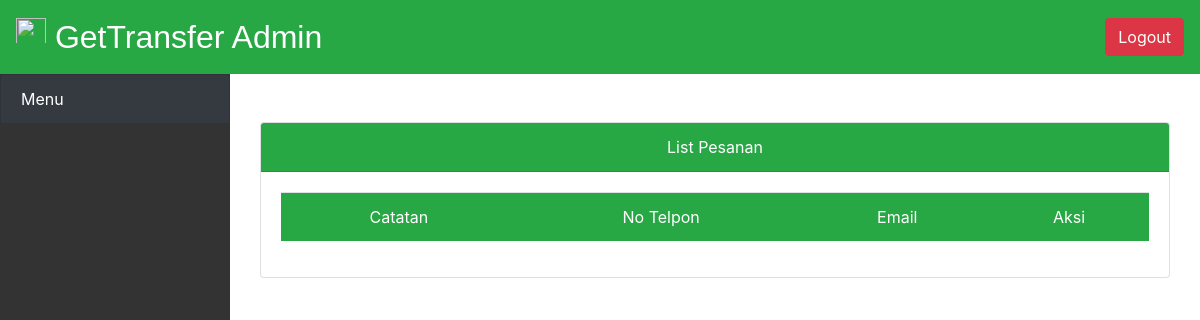
/admin/cek_pesanan.php, run on an earlier commit of the app's database.
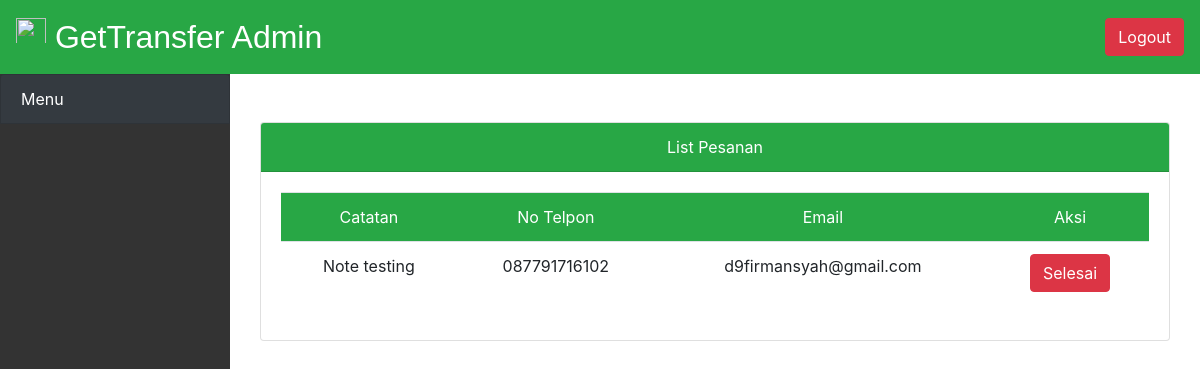
And on a later commit of the database.
### tables this page shows
CREATE TABLE `pesan` (
  `id_pesan` int(11) NOT NULL,
  `jemput` varchar(255) NOT NULL,
  `antar` varchar(255) NOT NULL,
  `waktu` datetime NOT NULL,
  `price` decimal(10,0) NOT NULL,
  `note` varchar(100) NOT NULL,
  `no_telp` varchar(14) NOT NULL,
  `email` varchar(100) NOT NULL
);

### config/functions.php (called while the page is built, shortened)
<?php
class functions {
	public $conn;
	public function __construct()
	{
		$this->conn = mysqli_connect("localhost","root","","db_rentalmobil");
		$this->baseurl = "http://localhost/get-transfer/";
	}
	public function query($query)
	{
		$get = mysqli_query($this->conn, $query);
		while ( $row = mysqli_fetch_assoc($get) ) {
			$rows[] = $row;
		}
		return $rows;
	}
	public function num_rows($query)
	{
		$get = mysqli_query($this->conn, $query);
		return mysqli_num_rows($get);
	}
	public function pesan_get($id_pesan = null)
	{
		if ($id_pesan == null) {
			$query = "SELECT * FROM pesan";
			if ( $this->num_rows($query) < 1 ) {
				return 3;
			} else {
				return $this->query($query);
			}
		}
	}
}

### admin/cek_pesanan.php (the view, shortened to what this page needs)
<?php
include '../config/functions.php';
$myfunc = new functions();
include 'templates/header.php';
$get = $myfunc->pesan_get();
?>
<div class="col">
<div class="content-section col-12 text-center mt-5">
	<div class="card">
		<div class="card-header bg-success text-white">
			List Pesanan
		</div>
		<div class="card-body">
			<div class="table-responsive">
				<table class="table">
					<thead class="bg-success text-white">
						<tr>
							<td>Catatan</td>
							<td>No Telpon</td>
							<td>Email</td>
							<td>Aksi</td>
						</tr>
					</thead>
					<tbody>
						<?php foreach ($get as $row): ?>
							 <tr>
							 	<td><?= $row['note']; ?></td>
							 	<td><?= $row['no_telp']; ?></td>
							 	<td><?= $row['email']; ?></td>
							 	<td>
							 		<a href="<?= $myfunc->baseurl ?>admin/cek_pesanan.php?selesai=<?= $row['id_pesan'] ?>" class="btn btn-danger" onclick="return confirm('yakin ?')">Selesai</a>
							 	</td>
							 </tr>
						<?php endforeach ?>
					</tbody>
				</table>
			</div>
		</div>
	</div>
</div>
</div>

What changed in the data, as far as the page shows it:
added pesan: note "Note testing", no_telp "087791716102", email "d9firmansyah@gmail.com"
